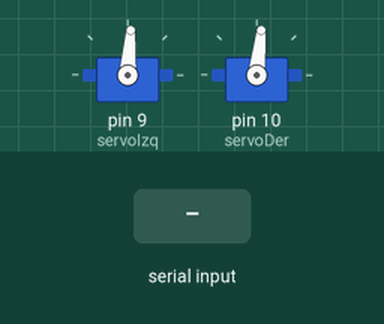
Recording of a sketch running on a simulated Arduino Uno, built with avr-gcc and run on an emulated ATmega328P. Parts: 2 × servo. The inputs (shaded band) are chosen by the test bench.

Above: at 1.2 s.
1.3 s: "a" received over Serial
At 2.5 s:
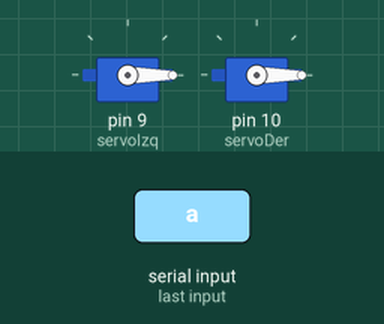
2.8 s: "w" received over Serial
At 3.9 s:
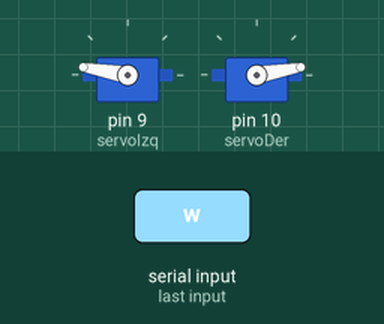
4.3 s: "d" received over Serial
At 5.0 s:
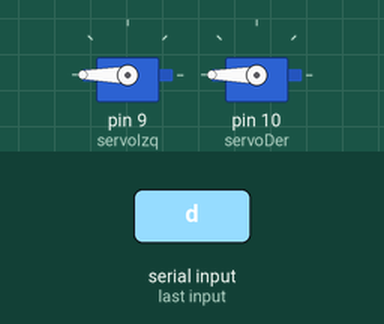
5.8 s: "s" received over Serial
At 6.1 s:
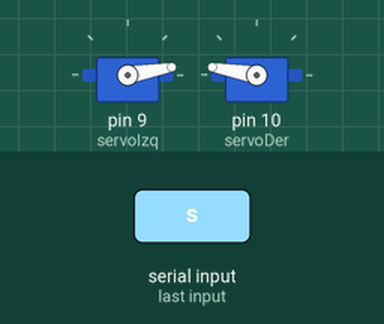
Timing chart, 0 to 8.3 s (numbered marks = the images above; inputs shaded):
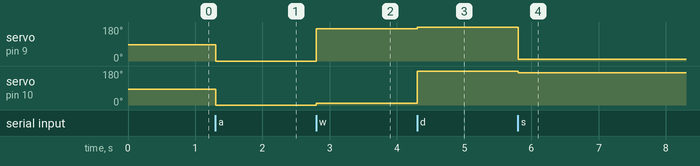

Measured:
- after the input at 1.3 s, servo on pin 9 (servoIzq): 86° → 0° at once; servo on pin 10 (servoDer): 84° → 0° at once
- after the input at 2.8 s, servo on pin 9 (servoIzq): 0° → 170° at once; servo on pin 10 (servoDer): 0° → 10° at once
- after the input at 4.3 s, servo on pin 9 (servoIzq): 170° → 180° at once; servo on pin 10 (servoDer): 10° → 180° at once
- after the input at 5.8 s, servo on pin 9 (servoIzq): 180° → 10° at once; servo on pin 10 (servoDer): 180° → 170° at once

The sketch:

TUPPERBOT_V.DREAMER.ino
```cpp
#include <Servo.h>
Servo servoIzq;
Servo servoDer;
int equilibrioIzq=86;
int equilibrioDer=84;
//Funciones de direccion
void delante()
{
  servoDer.write(10);
  servoIzq.write(170);
}
void atras ()
{
  servoDer.write(170);
  servoIzq.write(10);
}
void derecha ()
{
  servoDer.write(180);
  servoIzq.write(180);
}
void izquierda ()
{
  servoDer.write(0);
  servoIzq.write(0);
}
void para ()
{
  servoDer.write(equilibrioDer);
  servoIzq.write(equilibrioIzq);
}


void setup() {
  //creacion servos
  servoIzq.attach(9);
  servoDer.attach(10);
  // initialize serial:
  Serial.begin(9600);
  // reserve 200 bytes for the inputString:
  para();
}

void loop() {

  // Comprueba que hay cadena nueva
  if (Serial.available() > 0) {

    char c = Serial.read();
    delay(2);

    switch(c)
    {
      case 'a':
        izquierda();
      break;

      case 'w':
        delante();
      break;

      case 'd':
        derecha();
      break;

      case 's':
        atras();
      break;

      case 'm':
        equilibrioDer++;
        break;

      case 'n':
        equilibrioDer--;
        break;

      case 'b':
        equilibrioIzq++;
        break;

      case 'v':
        equilibrioIzq--;
        break;


      default:
        para();
      break;
    }
  }
}
```
